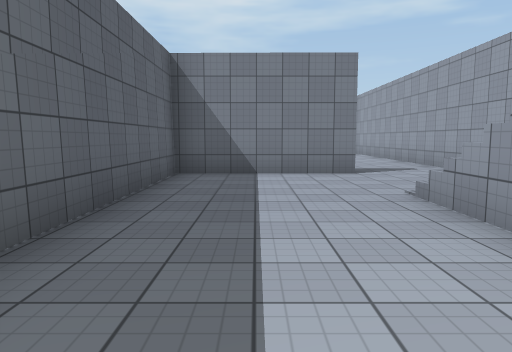
[1] (above)

24 first-person views from a walk through a 3-D level made in the Unity game engine. The camera is 1.4 m above the floor, tilts 6° down and sees 70° across. The floor is counted in squares, 2 m on a side. Each view is taken from the middle of a square. On the plan, view 1 faces up. The plan holds only what a view shows up to about 11 squares ahead; the rest is blank. The place goes on beyond the plan. Surface patterns are stand-ins for the level's own textures.

[2]
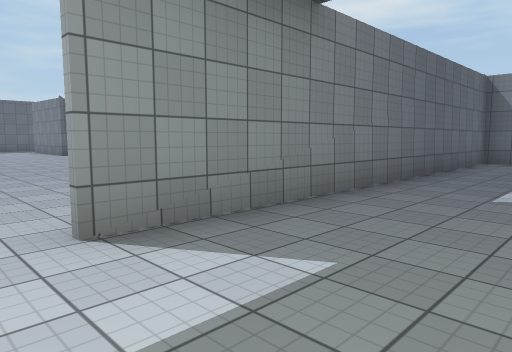

[3]
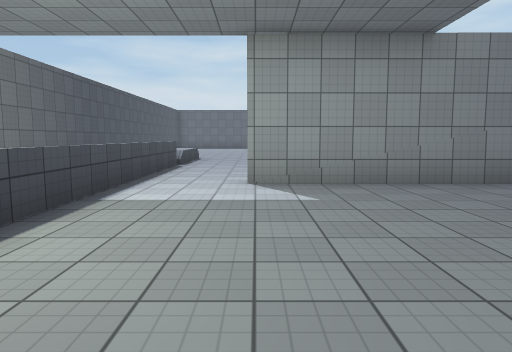

[4]
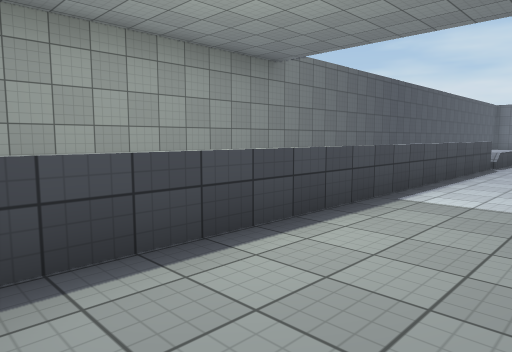

[5]
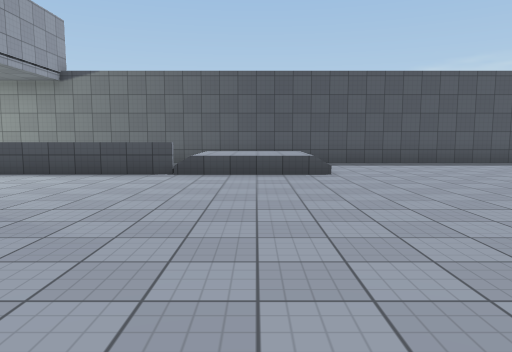

[6]
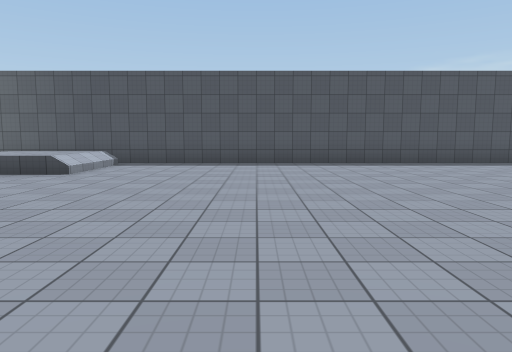

[7]
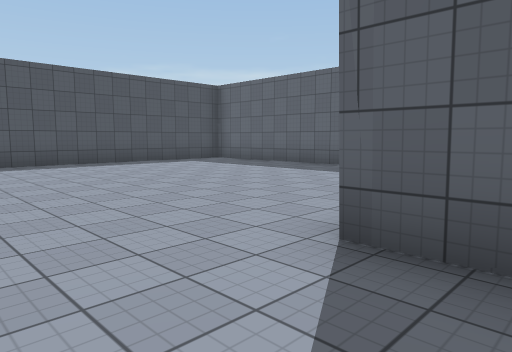

[8]
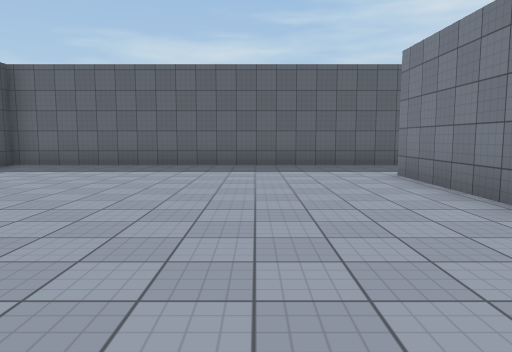

[9]
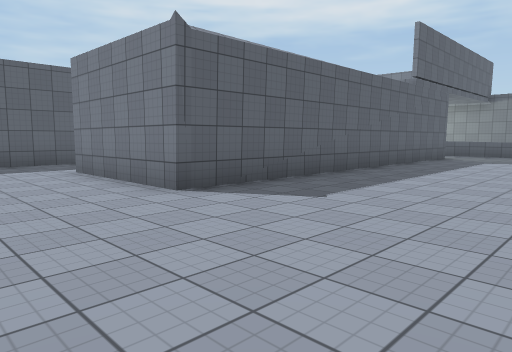

[10]
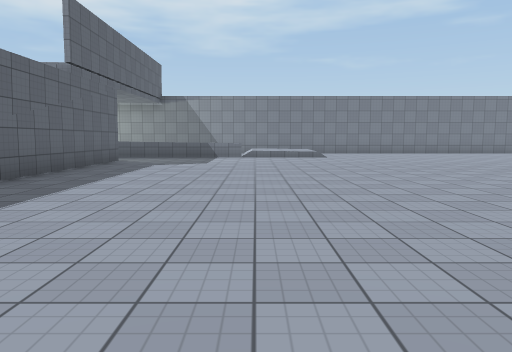

[11]
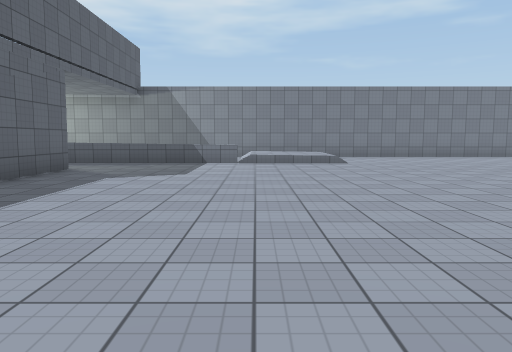

[12]
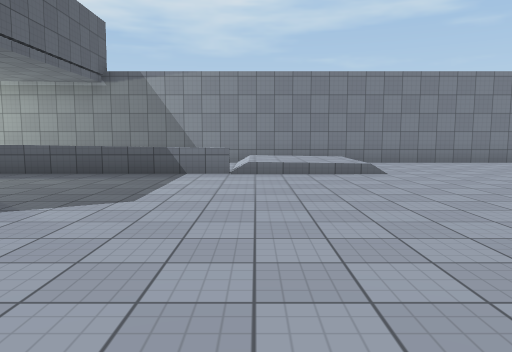

[13]
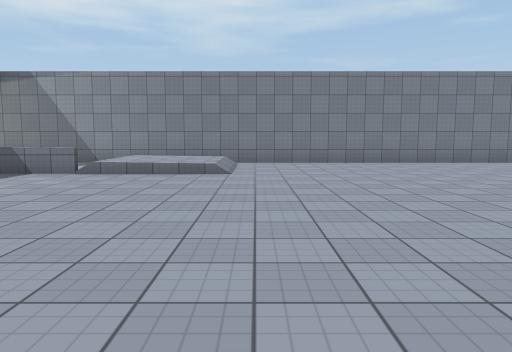

[14]
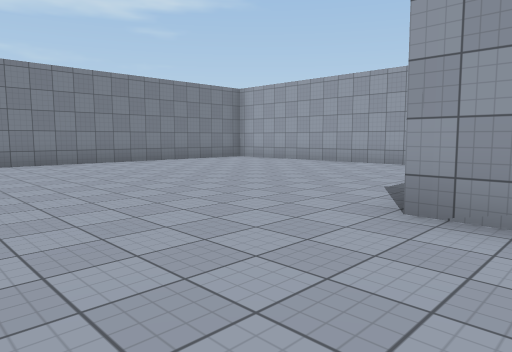

[15]
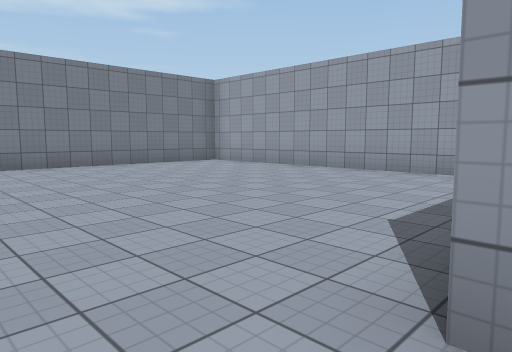

[16]
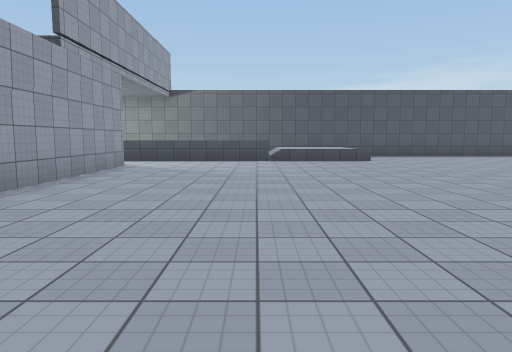

[17]
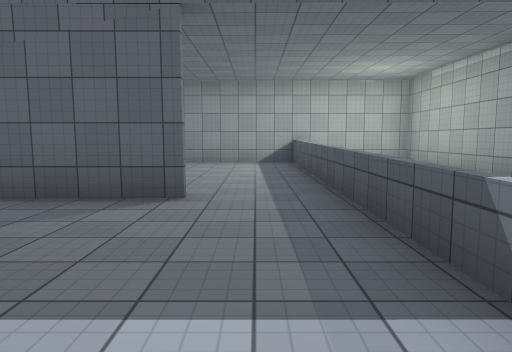

[18]
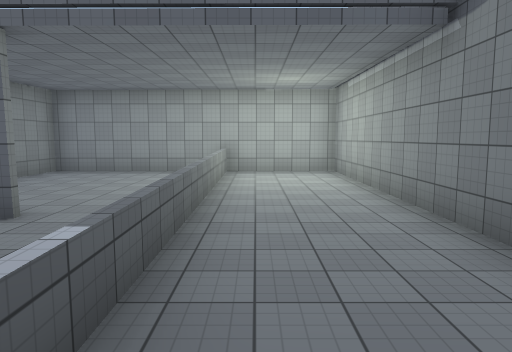

[19]
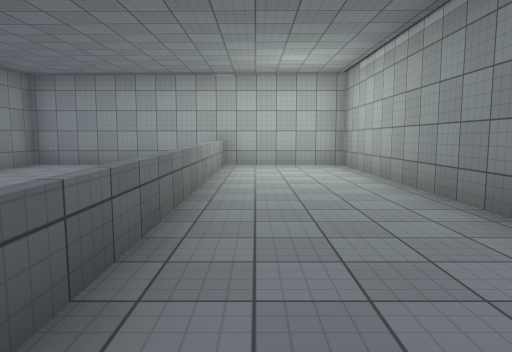

[20]
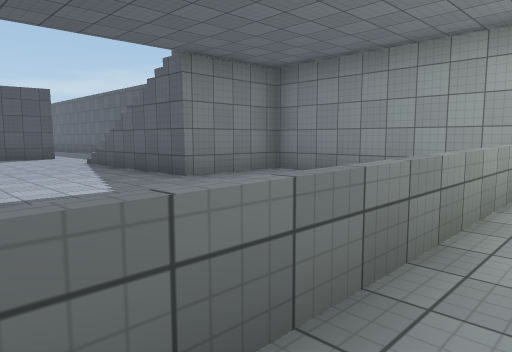

[21]
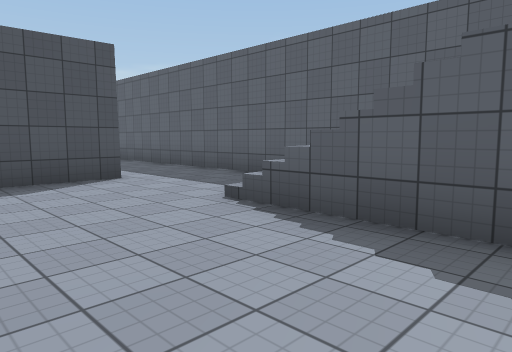

[22]
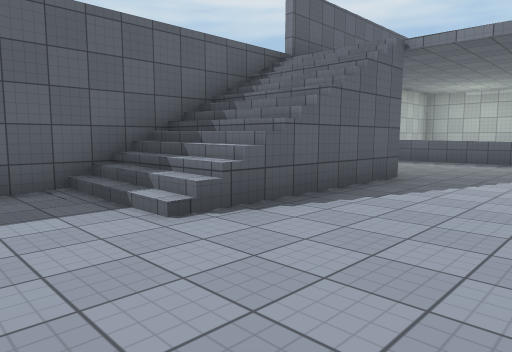

[23]
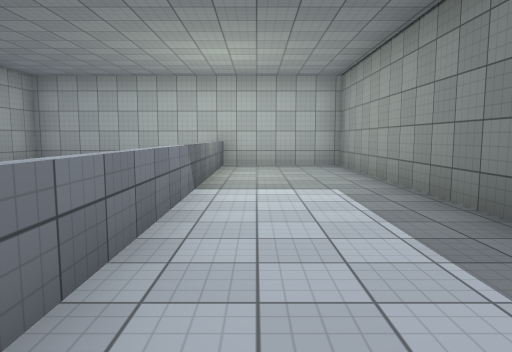

[24]
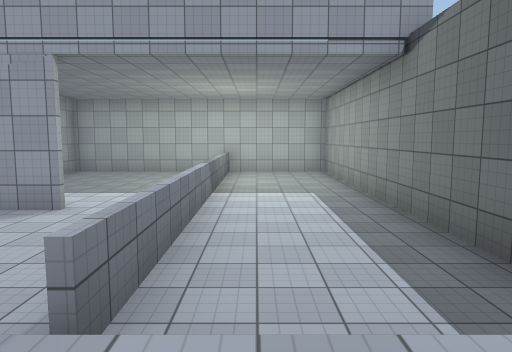

### Floor plan
Key: @ floor where view 1 was taken; # wall or solid block; . main floor; : floor 0.5 m higher than the main floor; + floor 0.75 m higher than the main floor; / step, stairs or slope; = window, fence, low wall or low ledge.
Columns run from 21 left of view 1 to 5 right of it. Each row starts with its distance up from view 1.
 17 #########################
 16 #..........   ............
 15 #........../::............#
 14 #........../::............#
 13 #==========///............#
 12 #.........................#
 11 #......#..................#
 10 #......#..................#
  9 #......#..................#
  8  ///...#..................#
  7 #///...#...........####.. #
  6 #///...#...........#.....
  5 #///...#...........#....
  4 #///...#...........#.../
  3 #......#...........#.../
  2 #......#...........#.../
  1 #...####...........#...
  0 #..................#.@  //
 -1 #..................#......#
 -2 #..................#......#
 -3 #..................#......#
 -4 #.........................#
 -5 #............=============#
 -6 #............/++..........#
 -7 #............/++..........#
 -8 #.............  ..........#
 -9 ###########################

Where each view was taken, in squares from view 1:
view 1: 0 up, 0 right, facing up
view 2: 4 down, 1 right, facing up-left
view 3: 3 down, 4 right, facing left
view 4: 3 down, 4 right, facing down-left
view 5: 2 up, 7 left, facing down
view 6: 2 up, 12 left, facing down
view 7: 2 up, 12 left, facing down-left
view 8: 2 down, 11 left, facing left
view 9: 2 down, 10 left, facing up-left
view 10: 0 up, 10 left, facing up
view 11: 3 up, 10 left, facing up
view 12: 6 up, 10 left, facing up
view 13: 6 up, 7 left, facing up
view 14: 6 up, 5 left, facing up-right
view 15: 7 up, 3 left, facing up-right
view 16: 6 up, 5 left, facing down
view 17: 12 up, 10 left, facing left
view 18: 14 up, 10 left, facing left
view 19: 14 up, 11 left, facing left
view 20: 14 up, 14 left, facing down-left
view 21: 7 up, 15 left, facing down-left
view 22: 2 up, 15 left, facing up-left
view 23: 6 down, 5 left, facing right
view 24: 6 down, 7 left, facing right
